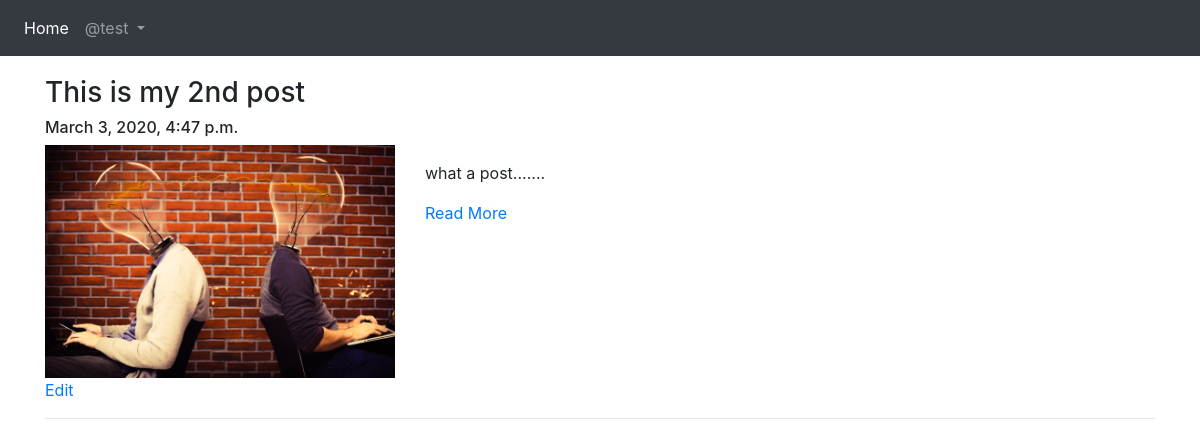
The page /blog/my-blogs/ (signed in) on the database its author committed.
### App_blog/models.py (models this page shows, shortened)
class Blog(models.Model):
    author = models.ForeignKey(User, on_delete=models.CASCADE, related_name='post_author')
    blog_title = models.CharField(max_length=264, verbose_name='Put a Title')
    slug = models.SlugField(max_length=264, unique=True)
    blog_content = models.TextField(verbose_name='What is on Your Mind??')
    blog_image = models.ImageField(upload_to='blog_image', verbose_name="Image")
    publish_date = models.DateTimeField(auto_now_add=True)
    update_date = models.DateTimeField(auto_now=True)
    class Meta:
        ordering = ['-publish_date']

### App_blog/views.py (the view)
# urls.py: path('my-blogs/', views.MyBlogs.as_view(), name='my_blogs'),
class MyBlogs(LoginRequiredMixin, TemplateView):
    template_name = 'App_Blog/my_blog.html'

### App_blog/templatetags/custom_filters.py (called while the page is built)
def range_filter(value):
    return value[0:500] + "......."

### templates/App_Blog/my_blog.html (shortened to what this page needs)
{% extends 'base.html' %}
{% load custom_filters %}
{% block body_block %}
{% for blog in user.post_author.all %}
<h3>{{blog.blog_title}}</h3>
<h6>{{blog.publish_date}}</h6>
<div class="row">
    <div class="col-sm-4">
        <img src="/media/{{blog.blog_image}}" width="100%">
    </div>
    <div class="col-sm-8">
        <p>{{blog.blog_content|range_filter|linebreaks}}</p>
        <a href="{% url 'App_Blog:blog_details' slug=blog.slug %}">Read More</a>
    </div>
</div>
<a href="{% url 'App_Blog:edit_blog' pk=blog.pk %}">Edit</a>
<hr>
{% endfor %}
{% endblock %}

### templates/base.html (shortened to what this page needs)
<!doctype html>
<html lang="en">
<head>
    <link href="https://maxcdn.bootstrapcdn.com/bootstrap/4.0.0/css/bootstrap.min.css"
 rel="stylesheet">
    <link rel="stylesheet" href="https://stackpath.bootstrapcdn.com/font-awesome/4.7.0/css/font-awesome.min.css">
</head>
<body>
<nav class="navbar navbar-expand-sm navbar-dark bg-dark">
    <ul class="navbar-nav">
        <li class="nav-item active">
            <a class="nav-link" href="{% url 'index' %}">Home</a>
        </li>
        {% if user.is_authenticated %}
        <div class="nav-item dropdown">
            <a class="nav-link dropdown-toggle" data-toggle="dropdown" href="#" id="navbardrop">
                @{{user.username}}
            </a>
        </div>
        {% endif %}
    </ul>
</nav>
<div class="container" style="padding-top:20px">
    {% block body_block %}
    {% endblock %}
</div>
</body>
</html>

### rows shown on the page
Blog: blog_title "This is my 2nd post", publish_date "March 3, 2020, 4:47 p.m.", blog_image (picture), blog_content|range_filter "what a post......."

### other values the page prints
{{ user.username }} "test"
